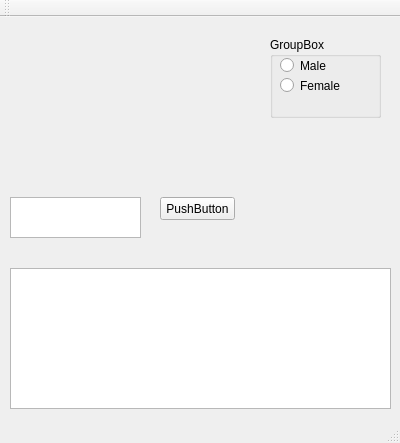
<?xml version="1.0" encoding="UTF-8"?>
<ui version="4.0">
 <class>MainWindow</class>
 <widget class="QMainWindow" name="MainWindow">
  <property name="geometry">
   <rect>
    <x>0</x>
    <y>0</y>
    <width>400</width>
    <height>443</height>
   </rect>
  </property>
  <property name="windowTitle">
   <string>MainWindow</string>
  </property>
  <widget class="QWidget" name="centralWidget">
   <widget class="QGroupBox" name="groupBox">
    <property name="geometry">
     <rect>
      <x>270</x>
      <y>20</y>
      <width>111</width>
      <height>81</height>
     </rect>
    </property>
    <property name="title">
     <string>GroupBox</string>
    </property>
    <widget class="QRadioButton" name="rbtnMale">
     <property name="geometry">
      <rect>
       <x>10</x>
       <y>20</y>
       <width>82</width>
       <height>17</height>
      </rect>
     </property>
     <property name="text">
      <string>Male</string>
     </property>
    </widget>
    <widget class="QRadioButton" name="rbtnFemale">
     <property name="geometry">
      <rect>
       <x>10</x>
       <y>40</y>
       <width>82</width>
       <height>17</height>
      </rect>
     </property>
     <property name="text">
      <string>Female</string>
     </property>
    </widget>
   </widget>
   <widget class="QTextBrowser" name="textBrowser">
    <property name="geometry">
     <rect>
      <x>10</x>
      <y>251</y>
      <width>381</width>
      <height>141</height>
     </rect>
    </property>
   </widget>
   <widget class="QTextEdit" name="textEdit">
    <property name="geometry">
     <rect>
      <x>10</x>
      <y>180</y>
      <width>131</width>
      <height>41</height>
     </rect>
    </property>
   </widget>
   <widget class="QPushButton" name="pushButton">
    <property name="geometry">
     <rect>
      <x>160</x>
      <y>180</y>
      <width>75</width>
      <height>23</height>
     </rect>
    </property>
    <property name="text">
     <string>PushButton</string>
    </property>
   </widget>
  </widget>
  <widget class="QMenuBar" name="menuBar">
   <property name="geometry">
    <rect>
     <x>0</x>
     <y>0</y>
     <width>400</width>
     <height>21</height>
    </rect>
   </property>
  </widget>
  <widget class="QToolBar" name="mainToolBar">
   <attribute name="toolBarArea">
    <enum>TopToolBarArea</enum>
   </attribute>
   <attribute name="toolBarBreak">
    <bool>false</bool>
   </attribute>
  </widget>
  <widget class="QStatusBar" name="statusBar"/>
 </widget>
 <layoutdefault spacing="6" margin="11"/>
 <resources/>
 <connections/>
</ui>
